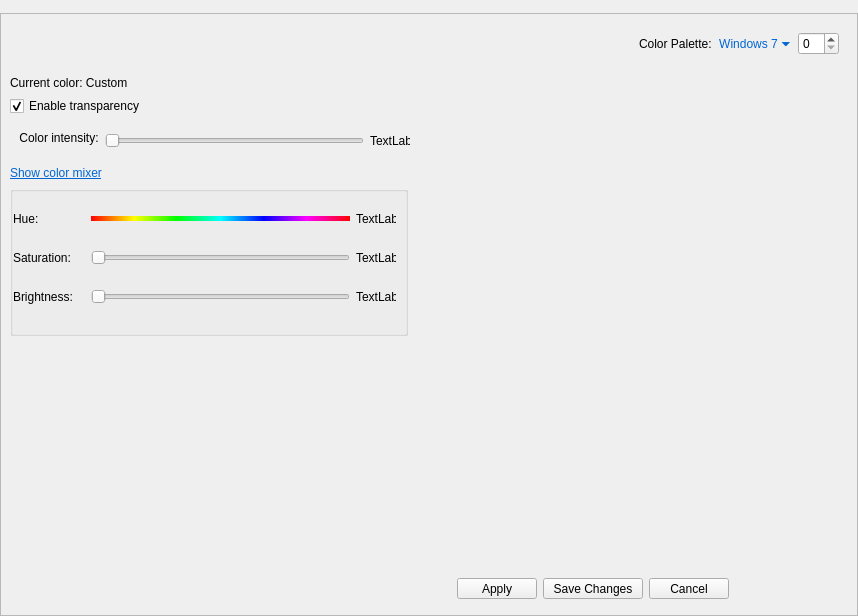
<?xml version="1.0" encoding="UTF-8"?>
<ui version="4.0">
 <class>MainWindow</class>
 <widget class="QMainWindow" name="MainWindow">
  <property name="geometry">
   <rect>
    <x>0</x>
    <y>0</y>
    <width>858</width>
    <height>616</height>
   </rect>
  </property>
  <property name="sizePolicy">
   <sizepolicy hsizetype="Preferred" vsizetype="Fixed">
    <horstretch>0</horstretch>
    <verstretch>0</verstretch>
   </sizepolicy>
  </property>
  <property name="minimumSize">
   <size>
    <width>759</width>
    <height>616</height>
   </size>
  </property>
  <property name="windowTitle">
   <string>aerothemeplasma-personalize</string>
  </property>
  <property name="windowIcon">
   <iconset theme="preferences-desktop-theme-global"/>
  </property>
  <property name="whatsThis">
   <string>Hi</string>
  </property>
  <property name="styleSheet">
   <string notr="true"/>
  </property>
  <widget class="QWidget" name="centralwidget">
   <property name="styleSheet">
    <string notr="true"/>
   </property>
   <layout class="QVBoxLayout" name="verticalLayout_3">
    <property name="spacing">
     <number>0</number>
    </property>
    <property name="leftMargin">
     <number>0</number>
    </property>
    <property name="topMargin">
     <number>0</number>
    </property>
    <property name="rightMargin">
     <number>0</number>
    </property>
    <property name="bottomMargin">
     <number>0</number>
    </property>
    <item>
     <widget class="QFrame" name="frame">
      <property name="frameShape">
       <enum>QFrame::Shape::StyledPanel</enum>
      </property>
      <property name="frameShadow">
       <enum>QFrame::Shadow::Raised</enum>
      </property>
      <layout class="QVBoxLayout" name="verticalLayout">
       <property name="spacing">
        <number>0</number>
       </property>
       <property name="leftMargin">
        <number>0</number>
       </property>
       <property name="topMargin">
        <number>0</number>
       </property>
       <property name="rightMargin">
        <number>0</number>
       </property>
       <property name="bottomMargin">
        <number>0</number>
       </property>
       <item>
        <widget class="QFrame" name="mainFrame">
         <property name="frameShape">
          <enum>QFrame::Shape::NoFrame</enum>
         </property>
         <property name="frameShadow">
          <enum>QFrame::Shadow::Raised</enum>
         </property>
         <property name="lineWidth">
          <number>0</number>
         </property>
         <layout class="QGridLayout" name="gridLayout_3">
          <property name="leftMargin">
           <number>0</number>
          </property>
          <property name="topMargin">
           <number>0</number>
          </property>
          <property name="rightMargin">
           <number>0</number>
          </property>
          <property name="bottomMargin">
           <number>0</number>
          </property>
          <property name="spacing">
           <number>0</number>
          </property>
          <item row="0" column="0">
           <widget class="QScrollArea" name="scrollArea">
            <property name="frameShape">
             <enum>QFrame::Shape::NoFrame</enum>
            </property>
            <property name="sizeAdjustPolicy">
             <enum>QAbstractScrollArea::SizeAdjustPolicy::AdjustIgnored</enum>
            </property>
            <property name="widgetResizable">
             <bool>true</bool>
            </property>
            <widget class="QWidget" name="scrollAreaWidgetContents">
             <property name="geometry">
              <rect>
               <x>0</x>
               <y>0</y>
               <width>856</width>
               <height>546</height>
              </rect>
             </property>
             <layout class="QVBoxLayout" name="verticalLayout_2">
              <item>
               <widget class="QWidget" name="widget" native="true">
                <layout class="QHBoxLayout" name="horizontalLayout_3">
                 <item>
                  <spacer name="horizontalSpacer_3">
                   <property name="orientation">
                    <enum>Qt::Orientation::Horizontal</enum>
                   </property>
                   <property name="sizeHint" stdset="0">
                    <size>
                     <width>40</width>
                     <height>20</height>
                    </size>
                   </property>
                  </spacer>
                 </item>
                 <item>
                  <widget class="QLabel" name="colorPaletteLabel">
                   <property name="sizePolicy">
                    <sizepolicy hsizetype="Maximum" vsizetype="Preferred">
                     <horstretch>0</horstretch>
                     <verstretch>0</verstretch>
                    </sizepolicy>
                   </property>
                   <property name="text">
                    <string>Color Palette:</string>
                   </property>
                  </widget>
                 </item>
                 <item>
                  <widget class="QPushButton" name="colorGroupLabel">
                   <property name="styleSheet">
                    <string notr="true">QPushButton#colorGroupLabel {
	color: #0066d4;
	background: transparent;
	border: 1px solid transparent;
    border-radius: 3px;
	margin-top: 1px;
}
QPushButton#colorGroupLabel:hover {
	color: #3399ff;
}

QPushButton::down-arrow {
	color: #0066d4;
}</string>
                   </property>
                   <property name="text">
                    <string>Windows 7 ⏷</string>
                   </property>
                  </widget>
                 </item>
                 <item>
                  <widget class="QSpinBox" name="kcfg_AccentColorGroup"/>
                 </item>
                </layout>
               </widget>
              </item>
              <item>
               <widget class="QWidget" name="groupBox" native="true">
                <property name="sizePolicy">
                 <sizepolicy hsizetype="Preferred" vsizetype="Maximum">
                  <horstretch>0</horstretch>
                  <verstretch>0</verstretch>
                 </sizepolicy>
                </property>
                <property name="minimumSize">
                 <size>
                  <width>0</width>
                  <height>0</height>
                 </size>
                </property>
                <property name="maximumSize">
                 <size>
                  <width>16777215</width>
                  <height>16777215</height>
                 </size>
                </property>
               </widget>
              </item>
              <item>
               <widget class="QLabel" name="color_name_label">
                <property name="sizePolicy">
                 <sizepolicy hsizetype="Preferred" vsizetype="Fixed">
                  <horstretch>0</horstretch>
                  <verstretch>0</verstretch>
                 </sizepolicy>
                </property>
                <property name="text">
                 <string>Current color: Custom</string>
                </property>
                <property name="margin">
                 <number>0</number>
                </property>
                <property name="indent">
                 <number>0</number>
                </property>
               </widget>
              </item>
              <item>
               <widget class="QCheckBox" name="kcfg_EnableTransparency">
                <property name="sizePolicy">
                 <sizepolicy hsizetype="Maximum" vsizetype="Minimum">
                  <horstretch>0</horstretch>
                  <verstretch>0</verstretch>
                 </sizepolicy>
                </property>
                <property name="maximumSize">
                 <size>
                  <width>16777215</width>
                  <height>16777215</height>
                 </size>
                </property>
                <property name="toolTip">
                 <string>Enables/disables the transparency of the entire theme. 
NOTE: This setting does NOT affect compositing settings.</string>
                </property>
                <property name="text">
                 <string>Enable transparency</string>
                </property>
                <property name="checked">
                 <bool>true</bool>
                </property>
               </widget>
              </item>
              <item>
               <widget class="QWidget" name="widget_2" native="true">
                <property name="sizePolicy">
                 <sizepolicy hsizetype="Preferred" vsizetype="Maximum">
                  <horstretch>0</horstretch>
                  <verstretch>0</verstretch>
                 </sizepolicy>
                </property>
                <layout class="QHBoxLayout" name="horizontalLayout_2">
                 <item>
                  <widget class="QLabel" name="label">
                   <property name="sizePolicy">
                    <sizepolicy hsizetype="Maximum" vsizetype="Preferred">
                     <horstretch>0</horstretch>
                     <verstretch>0</verstretch>
                    </sizepolicy>
                   </property>
                   <property name="minimumSize">
                    <size>
                     <width>0</width>
                     <height>0</height>
                    </size>
                   </property>
                   <property name="maximumSize">
                    <size>
                     <width>16777215</width>
                     <height>20</height>
                    </size>
                   </property>
                   <property name="text">
                    <string>Color intensity:</string>
                   </property>
                   <property name="alignment">
                    <set>Qt::AlignmentFlag::AlignHCenter|Qt::AlignmentFlag::AlignTop</set>
                   </property>
                  </widget>
                 </item>
                 <item>
                  <widget class="QSlider" name="alpha_slider">
                   <property name="sizePolicy">
                    <sizepolicy hsizetype="MinimumExpanding" vsizetype="Preferred">
                     <horstretch>1</horstretch>
                     <verstretch>0</verstretch>
                    </sizepolicy>
                   </property>
                   <property name="minimumSize">
                    <size>
                     <width>259</width>
                     <height>0</height>
                    </size>
                   </property>
                   <property name="maximumSize">
                    <size>
                     <width>250</width>
                     <height>16777215</height>
                    </size>
                   </property>
                   <property name="minimum">
                    <number>26</number>
                   </property>
                   <property name="maximum">
                    <number>217</number>
                   </property>
                   <property name="orientation">
                    <enum>Qt::Orientation::Horizontal</enum>
                   </property>
                  </widget>
                 </item>
                 <item>
                  <widget class="QLabel" name="alpha_label">
                   <property name="minimumSize">
                    <size>
                     <width>40</width>
                     <height>0</height>
                    </size>
                   </property>
                   <property name="maximumSize">
                    <size>
                     <width>40</width>
                     <height>16777215</height>
                    </size>
                   </property>
                   <property name="text">
                    <string>TextLabel</string>
                   </property>
                  </widget>
                 </item>
                 <item>
                  <spacer name="horizontalSpacer_2">
                   <property name="orientation">
                    <enum>Qt::Orientation::Horizontal</enum>
                   </property>
                   <property name="sizeHint" stdset="0">
                    <size>
                     <width>40</width>
                     <height>20</height>
                    </size>
                   </property>
                  </spacer>
                 </item>
                </layout>
               </widget>
              </item>
              <item>
               <widget class="QLabel" name="colorMixerLabel">
                <property name="sizePolicy">
                 <sizepolicy hsizetype="Maximum" vsizetype="Minimum">
                  <horstretch>0</horstretch>
                  <verstretch>0</verstretch>
                 </sizepolicy>
                </property>
                <property name="cursor">
                 <cursorShape>PointingHandCursor</cursorShape>
                </property>
                <property name="text">
                 <string>&lt;a href=&quot;no&quot; style=&quot;color: #0066D4&quot;&gt;Show color mixer&lt;/a&gt;</string>
                </property>
                <property name="textFormat">
                 <enum>Qt::TextFormat::RichText</enum>
                </property>
                <property name="openExternalLinks">
                 <bool>false</bool>
                </property>
                <property name="textInteractionFlags">
                 <set>Qt::TextInteractionFlag::LinksAccessibleByMouse</set>
                </property>
               </widget>
              </item>
              <item>
               <widget class="QGroupBox" name="colorMixerGroupBox">
                <property name="sizePolicy">
                 <sizepolicy hsizetype="Maximum" vsizetype="Maximum">
                  <horstretch>0</horstretch>
                  <verstretch>0</verstretch>
                 </sizepolicy>
                </property>
                <property name="minimumSize">
                 <size>
                  <width>0</width>
                  <height>150</height>
                 </size>
                </property>
                <property name="styleSheet">
                 <string notr="true"/>
                </property>
                <property name="title">
                 <string/>
                </property>
                <property name="flat">
                 <bool>true</bool>
                </property>
                <layout class="QGridLayout" name="gridLayout_2">
                 <property name="leftMargin">
                  <number>0</number>
                 </property>
                 <property name="topMargin">
                  <number>0</number>
                 </property>
                 <property name="verticalSpacing">
                  <number>0</number>
                 </property>
                 <item row="2" column="2">
                  <widget class="QSlider" name="saturation_Slider">
                   <property name="sizePolicy">
                    <sizepolicy hsizetype="Fixed" vsizetype="Fixed">
                     <horstretch>0</horstretch>
                     <verstretch>0</verstretch>
                    </sizepolicy>
                   </property>
                   <property name="minimumSize">
                    <size>
                     <width>259</width>
                     <height>25</height>
                    </size>
                   </property>
                   <property name="maximumSize">
                    <size>
                     <width>259</width>
                     <height>16777215</height>
                    </size>
                   </property>
                   <property name="maximum">
                    <number>100</number>
                   </property>
                   <property name="orientation">
                    <enum>Qt::Orientation::Horizontal</enum>
                   </property>
                  </widget>
                 </item>
                 <item row="3" column="0">
                  <widget class="QLabel" name="label_4">
                   <property name="sizePolicy">
                    <sizepolicy hsizetype="Minimum" vsizetype="Preferred">
                     <horstretch>0</horstretch>
                     <verstretch>0</verstretch>
                    </sizepolicy>
                   </property>
                   <property name="minimumSize">
                    <size>
                     <width>72</width>
                     <height>0</height>
                    </size>
                   </property>
                   <property name="maximumSize">
                    <size>
                     <width>72</width>
                     <height>16777215</height>
                    </size>
                   </property>
                   <property name="text">
                    <string>Brightness:</string>
                   </property>
                   <property name="alignment">
                    <set>Qt::AlignmentFlag::AlignLeading|Qt::AlignmentFlag::AlignLeft|Qt::AlignmentFlag::AlignVCenter</set>
                   </property>
                   <property name="margin">
                    <number>0</number>
                   </property>
                  </widget>
                 </item>
                 <item row="1" column="0">
                  <widget class="QLabel" name="label_2">
                   <property name="sizePolicy">
                    <sizepolicy hsizetype="Minimum" vsizetype="Preferred">
                     <horstretch>0</horstretch>
                     <verstretch>0</verstretch>
                    </sizepolicy>
                   </property>
                   <property name="minimumSize">
                    <size>
                     <width>72</width>
                     <height>0</height>
                    </size>
                   </property>
                   <property name="maximumSize">
                    <size>
                     <width>72</width>
                     <height>16777215</height>
                    </size>
                   </property>
                   <property name="text">
                    <string>Hue:</string>
                   </property>
                   <property name="alignment">
                    <set>Qt::AlignmentFlag::AlignLeading|Qt::AlignmentFlag::AlignLeft|Qt::AlignmentFlag::AlignVCenter</set>
                   </property>
                   <property name="margin">
                    <number>0</number>
                   </property>
                  </widget>
                 </item>
                 <item row="3" column="3">
                  <widget class="QLabel" name="brightness_label">
                   <property name="minimumSize">
                    <size>
                     <width>40</width>
                     <height>0</height>
                    </size>
                   </property>
                   <property name="maximumSize">
                    <size>
                     <width>40</width>
                     <height>16777215</height>
                    </size>
                   </property>
                   <property name="text">
                    <string>TextLabel</string>
                   </property>
                  </widget>
                 </item>
                 <item row="2" column="3">
                  <widget class="QLabel" name="saturation_label">
                   <property name="minimumSize">
                    <size>
                     <width>40</width>
                     <height>0</height>
                    </size>
                   </property>
                   <property name="maximumSize">
                    <size>
                     <width>40</width>
                     <height>16777215</height>
                    </size>
                   </property>
                   <property name="text">
                    <string>TextLabel</string>
                   </property>
                  </widget>
                 </item>
                 <item row="1" column="3">
                  <widget class="QLabel" name="hue_label">
                   <property name="minimumSize">
                    <size>
                     <width>40</width>
                     <height>0</height>
                    </size>
                   </property>
                   <property name="maximumSize">
                    <size>
                     <width>40</width>
                     <height>16777215</height>
                    </size>
                   </property>
                   <property name="text">
                    <string>TextLabel</string>
                   </property>
                  </widget>
                 </item>
                 <item row="1" column="2">
                  <widget class="QSlider" name="hue_Slider">
                   <property name="sizePolicy">
                    <sizepolicy hsizetype="Fixed" vsizetype="Fixed">
                     <horstretch>0</horstretch>
                     <verstretch>0</verstretch>
                    </sizepolicy>
                   </property>
                   <property name="minimumSize">
                    <size>
                     <width>259</width>
                     <height>25</height>
                    </size>
                   </property>
                   <property name="maximumSize">
                    <size>
                     <width>259</width>
                     <height>16777215</height>
                    </size>
                   </property>
                   <property name="styleSheet">
                    <string notr="true">QSlider::groove:horizontal {
	background-color: qlineargradient(x1: 0, y1: 1, x2: 1, y2: 1, stop: 0 #FF0000, stop: 0.167 #FFFF00, stop: 0.33 #00FF00, stop: 0.5 #00FFFF, stop: 0.667 #0000FF, stop: 0.833 #FF00FF, stop: 1 #FF0000);
	height: 5px;
	position: absolute;
}
</string>
                   </property>
                   <property name="maximum">
                    <number>359</number>
                   </property>
                   <property name="value">
                    <number>0</number>
                   </property>
                   <property name="orientation">
                    <enum>Qt::Orientation::Horizontal</enum>
                   </property>
                  </widget>
                 </item>
                 <item row="3" column="2">
                  <widget class="QSlider" name="Lightness_Slider">
                   <property name="sizePolicy">
                    <sizepolicy hsizetype="Fixed" vsizetype="Fixed">
                     <horstretch>0</horstretch>
                     <verstretch>0</verstretch>
                    </sizepolicy>
                   </property>
                   <property name="minimumSize">
                    <size>
                     <width>259</width>
                     <height>25</height>
                    </size>
                   </property>
                   <property name="maximumSize">
                    <size>
                     <width>259</width>
                     <height>16777215</height>
                    </size>
                   </property>
                   <property name="maximum">
                    <number>100</number>
                   </property>
                   <property name="orientation">
                    <enum>Qt::Orientation::Horizontal</enum>
                   </property>
                  </widget>
                 </item>
                 <item row="2" column="0">
                  <widget class="QLabel" name="label_3">
                   <property name="sizePolicy">
                    <sizepolicy hsizetype="Minimum" vsizetype="Preferred">
                     <horstretch>0</horstretch>
                     <verstretch>0</verstretch>
                    </sizepolicy>
                   </property>
                   <property name="minimumSize">
                    <size>
                     <width>72</width>
                     <height>0</height>
                    </size>
                   </property>
                   <property name="maximumSize">
                    <size>
                     <width>72</width>
                     <height>16777215</height>
                    </size>
                   </property>
                   <property name="text">
                    <string>Saturation:</string>
                   </property>
                   <property name="alignment">
                    <set>Qt::AlignmentFlag::AlignLeading|Qt::AlignmentFlag::AlignLeft|Qt::AlignmentFlag::AlignVCenter</set>
                   </property>
                   <property name="margin">
                    <number>0</number>
                   </property>
                  </widget>
                 </item>
                </layout>
               </widget>
              </item>
              <item>
               <spacer name="verticalSpacer">
                <property name="orientation">
                 <enum>Qt::Orientation::Vertical</enum>
                </property>
                <property name="sizeHint" stdset="0">
                 <size>
                  <width>20</width>
                  <height>40</height>
                 </size>
                </property>
               </spacer>
              </item>
             </layout>
            </widget>
           </widget>
          </item>
         </layout>
        </widget>
       </item>
       <item>
        <widget class="QWidget" name="footer" native="true">
         <property name="sizePolicy">
          <sizepolicy hsizetype="Preferred" vsizetype="Maximum">
           <horstretch>0</horstretch>
           <verstretch>0</verstretch>
          </sizepolicy>
         </property>
         <property name="minimumSize">
          <size>
           <width>290</width>
           <height>0</height>
          </size>
         </property>
         <property name="styleSheet">
          <string notr="true"/>
         </property>
         <layout class="QHBoxLayout" name="horizontalLayout">
          <property name="topMargin">
           <number>18</number>
          </property>
          <property name="rightMargin">
           <number>128</number>
          </property>
          <property name="bottomMargin">
           <number>16</number>
          </property>
          <item>
           <spacer name="horizontalSpacer">
            <property name="orientation">
             <enum>Qt::Orientation::Horizontal</enum>
            </property>
            <property name="sizeHint" stdset="0">
             <size>
              <width>40</width>
              <height>20</height>
             </size>
            </property>
           </spacer>
          </item>
          <item>
           <widget class="QPushButton" name="apply_Button">
            <property name="sizePolicy">
             <sizepolicy hsizetype="Fixed" vsizetype="Fixed">
              <horstretch>0</horstretch>
              <verstretch>0</verstretch>
             </sizepolicy>
            </property>
            <property name="minimumSize">
             <size>
              <width>0</width>
              <height>21</height>
             </size>
            </property>
            <property name="maximumSize">
             <size>
              <width>16777215</width>
              <height>21</height>
             </size>
            </property>
            <property name="text">
             <string>Apply</string>
            </property>
           </widget>
          </item>
          <item>
           <widget class="QPushButton" name="saveChanges_Button">
            <property name="sizePolicy">
             <sizepolicy hsizetype="Fixed" vsizetype="Fixed">
              <horstretch>0</horstretch>
              <verstretch>0</verstretch>
             </sizepolicy>
            </property>
            <property name="minimumSize">
             <size>
              <width>100</width>
              <height>21</height>
             </size>
            </property>
            <property name="maximumSize">
             <size>
              <width>100</width>
              <height>21</height>
             </size>
            </property>
            <property name="text">
             <string>Save Changes</string>
            </property>
           </widget>
          </item>
          <item>
           <widget class="QPushButton" name="cancel_Button">
            <property name="sizePolicy">
             <sizepolicy hsizetype="Fixed" vsizetype="Fixed">
              <horstretch>0</horstretch>
              <verstretch>0</verstretch>
             </sizepolicy>
            </property>
            <property name="minimumSize">
             <size>
              <width>0</width>
              <height>21</height>
             </size>
            </property>
            <property name="maximumSize">
             <size>
              <width>16777215</width>
              <height>21</height>
             </size>
            </property>
            <property name="text">
             <string>Cancel</string>
            </property>
           </widget>
          </item>
         </layout>
        </widget>
       </item>
      </layout>
     </widget>
    </item>
   </layout>
  </widget>
  <widget class="QToolBar" name="toolBar">
   <property name="windowTitle">
    <string>toolBar</string>
   </property>
   <property name="styleSheet">
    <string notr="true">QToolBar {
	background: transparent;
	border: none;
}</string>
   </property>
   <property name="movable">
    <bool>false</bool>
   </property>
   <property name="allowedAreas">
    <set>Qt::ToolBarArea::TopToolBarArea</set>
   </property>
   <property name="toolButtonStyle">
    <enum>Qt::ToolButtonStyle::ToolButtonTextOnly</enum>
   </property>
   <property name="floatable">
    <bool>false</bool>
   </property>
   <attribute name="toolBarArea">
    <enum>TopToolBarArea</enum>
   </attribute>
   <attribute name="toolBarBreak">
    <bool>false</bool>
   </attribute>
  </widget>
 </widget>
 <resources/>
 <connections/>
</ui>
